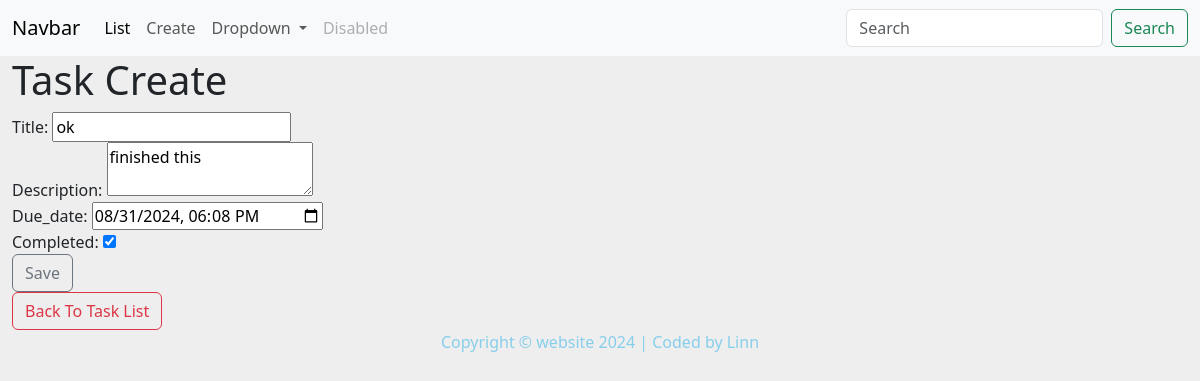
Screenshot of /lessonapp/task_update/2/ with the database file from the repository.
### lessonapp/models.py (models this page shows, shortened)
class Task(models.Model):
    title = models.CharField(max_length=200)
    description = models.TextField(blank=True)
    created_at = models.DateTimeField(auto_now_add=True)
    due_date = models.DateTimeField(null=True, blank=True)
    is_completed = models.BooleanField(default=False)

### lessonapp/views.py (the view, shortened to what this page needs)
# urls.py: path('task_update/<int:task_id>/', views.task_update, name='task_update'),
def task_update(request, task_id):
    task = get_object_or_404(Task, id=task_id)
    return render(request, 'task_form.html', {'task': task})

### lessonapp/templates/task_form.html (shortened to what this page needs)
{% extends 'base.html' %}
{% block body %}
{% load static %}
<h1>Task Create</h1>
<form method="post">
    <label for="title">Title:</label>
    <input type="text" id="title" value="{{ task.title }}" name="title" required><br>
    <label for="description">Description:</label>
    <textarea type="text" id="description" name="description">{{ task.description|default_if_none:'' }}</textarea><br>
    <label for="due_date">Due_date:</label>
    <input type="datetime-local" id="due_date" name="due_date" value="{{ task.due_date|date:'Y-m-d H:m:s' }}" ><br>
    <label for="is_completed">Completed:</label>
    <input type="checkbox" id="is_completed" name="is_completed" {% if task.is_completed %}checked{% endif %} ><br>
    <button type="submit" class="btn btn-outline-secondary">Save</button>
</form>
    <a class="btn btn-outline-danger" href="{% url 'task_list' %}">Back To Task List</a>
{% endblock %}

### static/css/styles.css (style rules this page uses)
body { background-color: rgb(238, 238, 238); }

### rows the page displays
Task: title "ok", description "finished this", due_date "08/31/2024 18:08", is_completed "☑"
